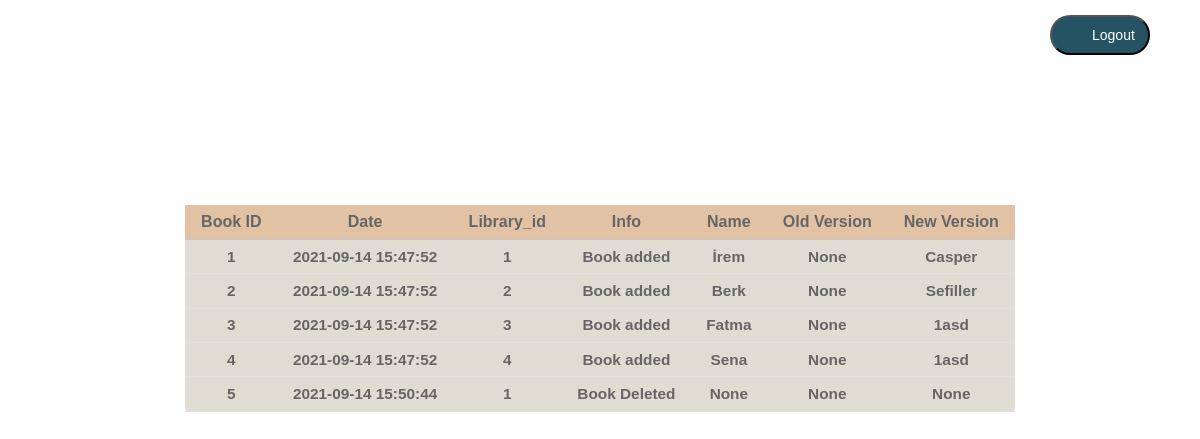
The app's page /log with its own data.
### db/library.py (models this page shows, shortened)
class Log(db.Model):
    BookID_log=db.Column(db.Integer,primary_key=True)
    Date=db.Column(db.String,nullable=False)
    Library_id=db.Column(db.Integer,db.ForeignKey('library.BookID'))
    Info=db.Column(db.String)
    Name=db.Column(db.String)
    OldVersion=db.Column(db.String)
    NewVersion=db.Column(db.String)

### app.py (the view)
@app.route("/log",methods=["GET","POST"])
def log():
    return render_template("log.html",logrecords=logrecords)

### templates/log.html (shortened to what this page needs)
<!DOCTYPE html>
<html lang="en">
<head>
</head>
  <pre>
  <input type="button" onclick="window.open('http://127.0.0.1:5000/')" value="Logout" class="logout"/>
  </pre>
<body>
     <table>
        <thead>
          <tr>
            <th>Book ID</th>
			    <th>Date</th>
				<th>Library_id</th>
				<th>Info</th>
				<th>Name</th>
				<th>Old Version</th>
				<th>New Version</th>
            </tr>
        </thead>
    <tbody>
          <tr>
        {% for veri in logrecords %}
			<td>{{veri.BookID_log}}</td>
			<td>{{veri.Date}}</td>
			<td>{{veri.Library_id}}</td>
			<td>{{veri.Info}}</td>
			<td>{{veri.Name}}</td>
			<td>{{veri.OldVersion}} </td>
			<td>{{veri.NewVersion}} </td>
        </tr>
        {%endfor%}
        </tbody>
      </table>
</body>
</html>

### templates/log.html (style rules this page uses)
*, *:before, *:after { margin: 0; padding: 0; box-sizing: border-box; }
body { background-image: url("https://images.pexels.com/photos/1631677/pexels-photo-1631677.jpeg?auto=compress&cs=tinysrgb&dpr=2&h=750&w=1260"); height: 100%; font-family: 'Cambria', sans-serif; }
table { background: #cac8b7; border-radius: 0.25em; border-collapse: collapse; margin: 175px auto; opacity: 0.6; }
th { border-bottom: 1px solid #aa9e9e; background-color: #d09a68 ; font-size: 1.00em; font-weight: bold; font-family: 'Gill Sans', 'Gill Sans MT', Calibri, 'Trebuchet MS', sans-serif,bold; padding: 0.5em 1em; text-align: center; }
td { font-size: 0.96em; font-weight: 600; font-family: 'Gill Sans', 'Gill Sans MT', Calibri, 'Trebuchet MS', sans-serif; padding: 0.50em 1em; border-bottom: 1px solid #cccccc; text-align: center; }
tbody tr { transition:0.25s ease; }
.logout { background:url('https://dh3vbjnk0bnfa.cloudfront.net/static/centralauth/images/btn-login-hover.png') no-repeat 5px 5px #484B4F; width: 100px; cursor:pointer; border-radius:50px; padding:10px 20px 10px 0; color:White; font-size:14px; text-align:left; text-indent:40px; display:block; margin:0 auto; background-color: rgb(38, 83, 99); position:fixed; right:50px; -webkit-transition-timing-function: ease-in-out; -webkit-transition-duration: .4s; -webkit-transition-property: all; -moz-transition-timing-function: ease-in-out; -moz-transition-duration: .4s; -moz-transition-property: all; }

### records on screen
Log: BookID_log "1", Date "2021-09-14 15:47:52", Library_id "1", Info "Book added", Name "İrem", OldVersion "None", NewVersion "Casper"
Log: BookID_log "2", Date "2021-09-14 15:47:52", Library_id "2", Info "Book added", Name "Berk", OldVersion "None", NewVersion "Sefiller"
Log: BookID_log "3", Date "2021-09-14 15:47:52", Library_id "3", Info "Book added", Name "Fatma", OldVersion "None", NewVersion "1asd"
Log: BookID_log "4", Date "2021-09-14 15:47:52", Library_id "4", Info "Book added", Name "Sena", OldVersion "None", NewVersion "1asd"
Log: BookID_log "5", Date "2021-09-14 15:50:44", Library_id "1", Info "Book Deleted", Name "None", OldVersion "None", NewVersion "None"
